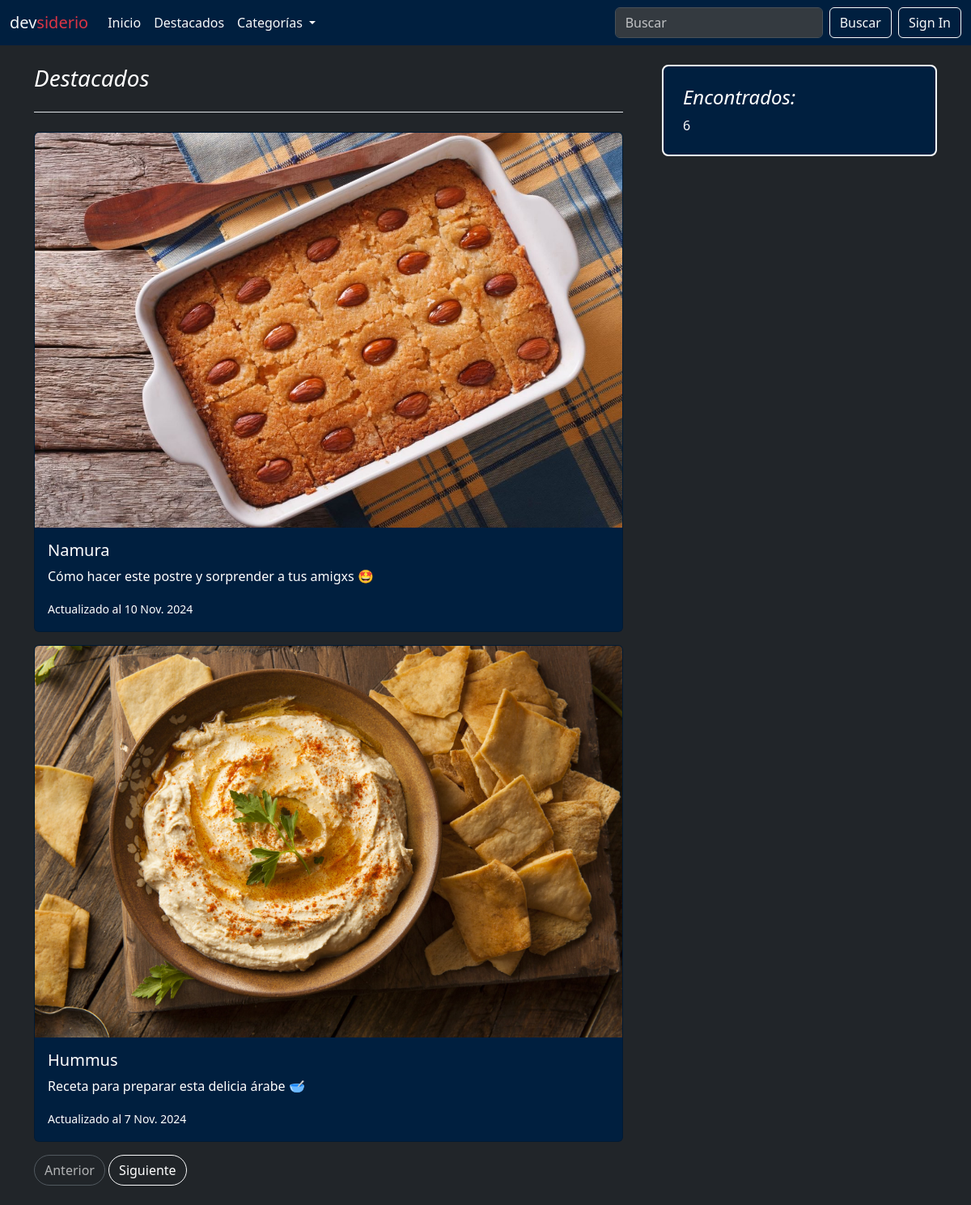
/featured/, run on the app's committed database.
### blogs/models.py (models this page shows, shortened)
class Post(models.Model):
    title = models.CharField(max_length=255)
    slug = models.SlugField(unique=True)
    overview = models.TextField()
    date_created = models.DateTimeField(auto_now_add=True)
    content = models.TextField()
    author = models.ForeignKey(settings.AUTH_USER_MODEL, on_delete=models.PROTECT)
    categories = models.ManyToManyField('Category')
    featured = models.BooleanField(default=False)
    image = models.ImageField(upload_to='post_images/', blank=True, null=True)
    pub_date = models.DateTimeField(default=timezone.now)
    def get_absolute_url(self):
        return reverse("blogs:post", kwargs={"slug": self.slug})
    class Meta:
        ordering = ["-date_created"]

### blogs/views.py (the view)
# urls.py: path('featured/', views.FeaturedListView.as_view(), name='featured'),
class FeaturedListView(generic.ListView):
    model = Post
    template_name = 'blogs/results.html'
    paginate_by = 2
    def get_queryset(self):
        query = Post.objects.filter(featured=True).filter(
            pub_date__lte=timezone.now()
        )
        return query

### blogs/context_processors.py (called while the page is built)
def categories_processor(request):
  categories = Category.objects.all()
  return {
    'categories': categories
  }

### blogs/templates/blogs/results.html
{% extends 'base.html' %} {% block content %}
<div class="container-xxl bd-gutter mt-3 my-md-4 bd-layout bg-dark text-light">
  <main class="container">
    <div class="row g-5">
      <div class="col-md-8">
        <h3 class="pb-4 mb-4 fst-italic border-bottom text-light">
          Destacados
        </h3>
        {% for post in post_list %}
        <div
          class="card mb-3"
          style="background-color: #001f3f; color: #ffffff"
        >
          <a
            href="{{ post.get_absolute_url }}"
            style="text-decoration: none; color: inherit"
          >
            {% if post.image %}
            <img
              src="{{ post.image.url }}"
              class="card-img-top"
              alt="thumbnail"
            />
            {% endif %}
            <div class="card-body">
              <h5 class="card-title">{{ post.title }}</h5>
              <p class="card-text">{{ post.overview }}</p>
              <p class="card-text">
                <small class="text-light"
                  >Actualizado al {{ post.pub_date.date }}</small
                >
              </p>
            </div>
          </a>
        </div>
        {% endfor %}
      </div>
      <div class="col-md-4">
        <div class="position-sticky" style="top: 2rem">
          <div
            class="p-4 mb-3"
            style="
              background-color: #001f3f;
              border: 2px solid white;
              border-radius: 0.5rem;
            "
          >
            <h4 class="fst-italic text-light">Encontrados:</h4>
            <p class="mb-0 text-light">{{ page_obj.paginator.count }}</p>
          </div>
        </div>
      </div>
    </div>
    <nav class="blog-pagination" aria-label="Pagination">
      {% if page_obj.has_previous %}
      <a
        class="btn btn-outline-light rounded-pill"
        href="?page={{ page_obj.previous_page_number }}{% if query %}&search={{ query }}{% endif %}"
        >Anterior</a
      >
      {% else %}
      <a class="btn btn-outline-secondary rounded-pill disabled">Anterior</a>
      {% endif %} {% if page_obj.has_next %}
      <a
        class="btn btn-outline-light rounded-pill"
        href="?page={{ page_obj.next_page_number }}{% if query %}&search={{ query }}{% endif %}"
        >Siguiente</a
      >
      {% else %}
      <a class="btn btn-outline-secondary rounded-pill disabled">Siguiente</a>
      {% endif %}
    </nav>
  </main>
</div>
{% endblock %}

### blogs/static/css/styles.css (style rules this page uses)
.container-xxl * { color: #ffffff !important; }

### data on the page
Post: image (picture), title "Namura", overview "Cómo hacer este postre y sorprender a tus amigxs 🤩", pub_date "10 Nov. 2024"
Post: image (picture), title "Hummus", overview "Receta para preparar esta delicia árabe 🥣", pub_date "7 Nov. 2024"

### other printed values
{{ page_obj.paginator.count }} "6"
